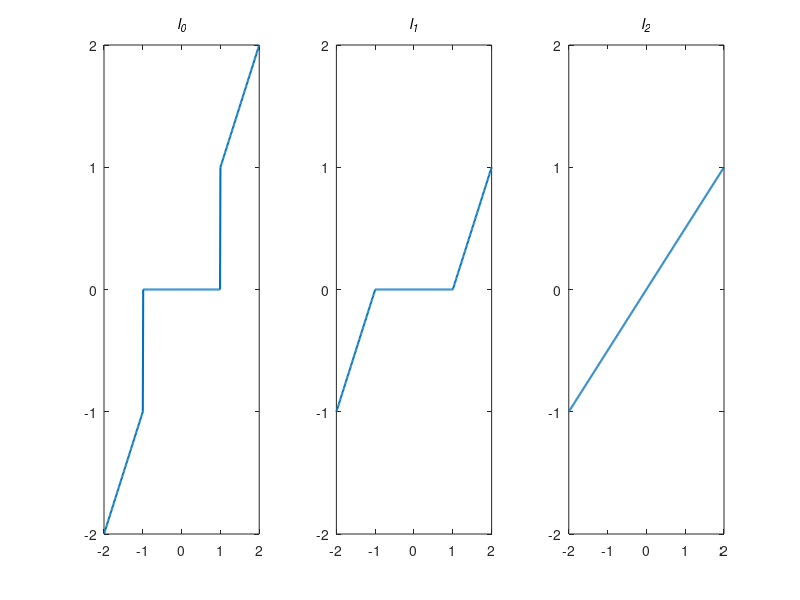

MATLAB code for this plot:
clc;clear all;close all;
%%
x=(-2:0.01:2);

lamda=1;

y_soft=sign(x).*max(abs(x)-lamda,0);

y_hard=x;
y_hard(abs(y_hard)<sqrt(lamda))=0;

y_2=x./(1+lamda);

figure();

subplot(1,3,1);
plot(x,y_hard,'linewidth',1.5);
xlim([-2,2]);
ylim([-2,2]);
title('\it{l}_0');

subplot(1,3,2);
plot(x,y_soft,'linewidth',1.5);
xlim([-2,2]);
ylim([-2,2]);
title('\it{l}_1');



subplot(1,3,3);
plot(x,y_2,'linewidth',1.5);
xlim([-2,2]);
ylim([-2,2]);
title('\it{l}_2');